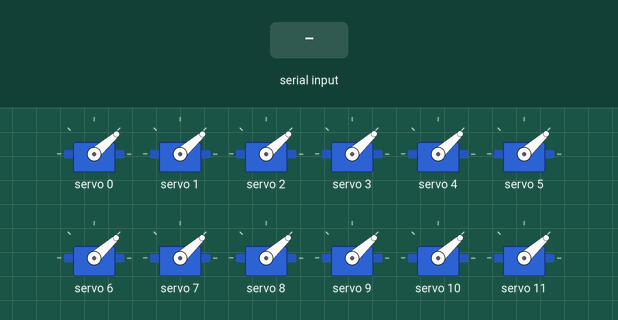
Simulated run of this sketch. Board: Arduino Uno, built with avr-gcc and run on an emulated ATmega328P. Parts: 12 × servo. Inputs (shaded band) come from the test bench. What the sketch prints to the serial monitor is not drawn.

Above: at 1.2 s.
1.3 s: "$;" received over Serial
At 3.2 s:
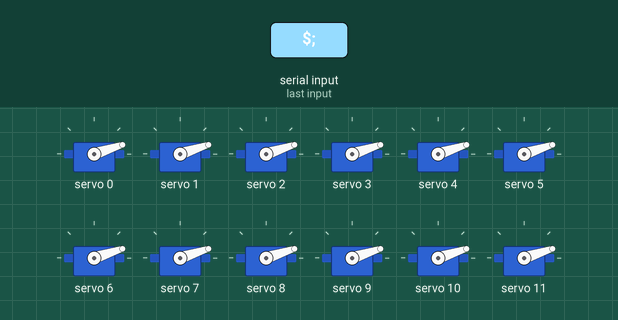
At 11.0 s:
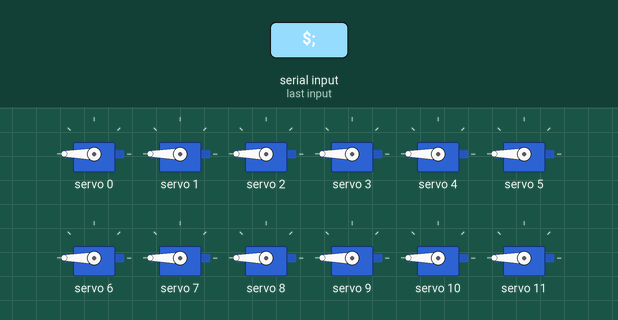
Timing chart, 0 to 11.2 s (numbered marks = the images above; inputs shaded):
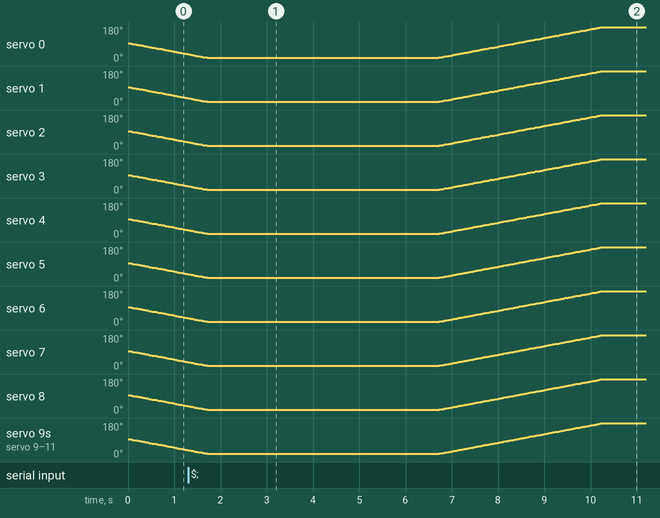

The sketch:

Vierbot.ino
```cpp
#include <Wire.h>
#include <Adafruit_PWMServoDriver.h>

class Articulacion {
  private:
    int angulo1 = 90;
    int angulo2 = 90;
    int servo;
  public:
    // Articulacion(int servo) ; //servo(0){}
    int* cola = new int[1];

    int getServo() {
      return servo;
    }
    int setServo(int n) {
      servo = n;
    }
  int getAngulo(){
    return angulo1;
  }
    void plusOne() {
      if (abs(angulo2 - angulo1) > 0 && angulo2 > angulo1) {
        angulo1++;
      } else if (abs(angulo2 - angulo1) > 0 && angulo2 < angulo1) {
        angulo1--;
      } else if (abs(angulo2 - angulo1) <= 0 && sizeof(cola) > 0) {
        angulo1 = angulo2;
        angulo2 = pop();
      }
    }

    void addAngulo(int element) {
      int* aux = new int[sizeof(cola)];
      for (int i = 0 ; i < sizeof(cola); i++) {
        aux[i] = cola[i];
      }
      cola = new int[sizeof(aux) + 1];
      for (int i = 0 ; i < sizeof(aux); i++) {
        cola[i] = aux[i];
      }
      cola[sizeof(cola) - 1] = element;
    }
    int pop() {
      int popped;
      if (sizeof(cola) > 0) {
        int* aux = new int[sizeof(cola) - 1];
        for (int i = 0 ; i < sizeof(cola) - 1; i++) {
          aux[i] = cola[i];
        }
        popped = cola[sizeof(cola) - 1];
        cola = new int[sizeof(aux)];
        for (int i = 0 ; i < sizeof(aux); i++) {
          cola[i] = aux[i];
        }
      }
      return popped;
    }

};

Adafruit_PWMServoDriver servos = Adafruit_PWMServoDriver(0x40);

unsigned int pos0 = 170; // ancho de pulso en cuentas para pocicion 0°
unsigned int pos180 = 580; // ancho de pulso en cuentas para la pocicion 180°
boolean flag = true;
Articulacion arts[12] ;

void setup() {
  servos.begin();
  servos.setPWMFreq(60); //Frecuecia PWM de 60Hz o T=16,66ms
  Serial.begin(9600);

  for (int i = 0; i < 12; i++) {
    arts[i].setServo(i);
  }
}

void setServo(uint8_t n_servo, int angulo) {
  int duty;
  duty = map(angulo, 0, 180, pos0, pos180);
  servos.setPWM(n_servo, 0, duty);

}
String data;

String servo = "12";
String angulo = "90";

String servo1;
String angulo1;

bool data1;
bool data2;

void loop() {
  Serial.println("%");
  if (Serial.available() > 0) {

    data = Serial.readStringUntil(';');


    if (data.equals("&")) {
      data1 = true;
    } else if (data1) {
      servo = data;
      data1 = false;
      data2 = true;
    } else if (data2) {
      angulo = data;
      data2 = false;
    } else if (data.equals("$")) {
      String s = servo + "   " + angulo;
      if (servo.toInt() >= 0 && servo.toInt() < 12 ) {
        arts[servo.toInt()].addAngulo(angulo.toInt());
      }
      Serial.println(s);

    }
  }

  for (int i = 0; i < 12; i++) {
    arts[i].plusOne();

  setServo(arts[i].getServo(), arts[i].getAngulo());
  }

  delay(10);

}
```
